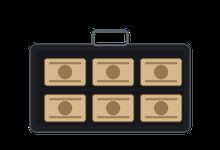
#> input picture moonhtml/examples/shop/art/case.png, 220 x 150 px
$ python -i render_png.py   (imports and definitions only)
#> lines starting #> are read from the running program, lines starting #| are printed output that depends on the picture
#!/usr/bin/env python3
"""Rasterise a moonhtml display list (JSON) into a PNG.

This mirrors what backends/mimgui.lua does with an ImDrawList, so the picture
is a faithful preview of what the game will show.

    python3 tools/render_png.py snapshot.json preview.png
"""
import json
import os
import sys
from PIL import Image, ImageDraw, ImageFont

FONTS = {
    ("default", "normal"): "/usr/share/fonts/truetype/dejavu/DejaVuSans.ttf",
    ("default", "bold"): "/usr/share/fonts/truetype/dejavu/DejaVuSans-Bold.ttf",
    ("mono", "normal"): "/usr/share/fonts/truetype/dejavu/DejaVuSansMono.ttf",
    ("mono", "bold"): "/usr/share/fonts/truetype/dejavu/DejaVuSansMono-Bold.ttf",
}
_font_cache = {}


# [23 lines left out: functions font_for, rgba, radius_of, not called in this run]


def mix(c1, c2, t):
    return [c1[i] + (c2[i] - c1[i]) * t for i in range(4)]


# [12 lines left out: function color_at, not called in this run]


def render(data, out_path, scale=2):
    W, H = int(data["width"]), int(data["height"])
    img = Image.new("RGBA", (W * scale, H * scale), (24, 26, 31, 255))
    clip_stack = []

    # [17 lines left out: functions current_clip, composite, not called in this run]

    def new_layer():
        return Image.new("RGBA", img.size, (0, 0, 0, 0))

    for cmd in data["commands"]:
        op = cmd["op"]
        alpha = cmd.get("alpha", 1.0)

        if op == "clip":
            clip_stack.append((cmd["x"], cmd["y"], cmd["x"] + cmd["w"], cmd["y"] + cmd["h"]))
        elif op == "unclip":
            if clip_stack:
                clip_stack.pop()
        elif op == "rect":
            layer = new_layer()
            d = ImageDraw.Draw(layer)
            x, y, w, h = cmd["x"], cmd["y"], cmd["w"], cmd["h"]
            box = [x * scale, y * scale, (x + w) * scale, (y + h) * scale]
            r = radius_of(cmd) * scale
            if r > 0.5:
                d.rounded_rectangle(box, radius=min(r, min(w, h) * scale / 2),
                                    fill=rgba(cmd["color"], alpha))
            else:
                d.rectangle(box, fill=rgba(cmd["color"], alpha))
            composite(layer)
        elif op == "gradient":
            layer = new_layer()
            d = ImageDraw.Draw(layer)
            x, y, w, h = cmd["x"], cmd["y"], cmd["w"], cmd["h"]
            angle = cmd.get("angle", 180) % 360
            horizontal = (45 <= angle < 135) or (225 <= angle < 315)
            flip = (angle < 45 or angle >= 315) or (225 <= angle < 315)
            stops = cmd["stops"]
            bands = 48
            r = radius_of(cmd) * scale
            base = Image.new("RGBA", img.size, (0, 0, 0, 0))
            bd = ImageDraw.Draw(base)
            for i in range(bands):
                t0, t1 = i / bands, (i + 1) / bands
                col = rgba(color_at(stops, (t0 + t1) / 2, flip), alpha)
                if horizontal:
                    bd.rectangle([(x + w * t0) * scale, y * scale,
                                  (x + w * t1) * scale + 1, (y + h) * scale], fill=col)
                else:
                    bd.rectangle([x * scale, (y + h * t0) * scale,
                                  (x + w) * scale, (y + h * t1) * scale + 1], fill=col)
            if r > 0.5:
                mask = Image.new("L", img.size, 0)
                ImageDraw.Draw(mask).rounded_rectangle(
                    [x * scale, y * scale, (x + w) * scale, (y + h) * scale],
                    radius=min(r, min(w, h) * scale / 2), fill=255)
                base.putalpha(Image.composite(base.getchannel("A"), mask, mask))
            layer.alpha_composite(base)
            composite(layer)
        elif op == "border":
            layer = new_layer()
            d = ImageDraw.Draw(layer)
            x, y, w, h = cmd["x"], cmd["y"], cmd["w"], cmd["h"]
            widths = cmd["widths"]
            colors = cmd["colors"]
            r = radius_of(cmd) * scale
            uniform = len(set(widths)) == 1 and all(
                colors[0] == c for c in colors)
            if uniform and widths[0] > 0:
                inset = widths[0] * scale / 2
                box = [x * scale + inset, y * scale + inset,
                       (x + w) * scale - inset, (y + h) * scale - inset]
                if r > 0.5:
                    d.rounded_rectangle(box, radius=min(r, min(w, h) * scale / 2),
                                        outline=rgba(colors[0], alpha),
                                        width=max(1, round(widths[0] * scale)))
                else:
                    d.rectangle(box, outline=rgba(colors[0], alpha),
                                width=max(1, round(widths[0] * scale)))
            else:
                if widths[0] > 0:
                    d.rectangle([x * scale, y * scale, (x + w) * scale,
                                 (y + widths[0]) * scale], fill=rgba(colors[0], alpha))
                if widths[2] > 0:
                    d.rectangle([x * scale, (y + h - widths[2]) * scale,
                                 (x + w) * scale, (y + h) * scale], fill=rgba(colors[2], alpha))
                if widths[3] > 0:
                    d.rectangle([x * scale, y * scale, (x + widths[3]) * scale,
                                 (y + h) * scale], fill=rgba(colors[3], alpha))
                if widths[1] > 0:
                    d.rectangle([(x + w - widths[1]) * scale, y * scale,
                                 (x + w) * scale, (y + h) * scale], fill=rgba(colors[1], alpha))
            composite(layer)
        elif op == "text" or (op == "native" and cmd.get("text")):
            layer = new_layer()
            d = ImageDraw.Draw(layer)
            size = cmd.get("fontSize", 14) * scale
            font = font_for(cmd.get("fontFamily", "default"),
                            cmd.get("fontWeight", "normal"), size)
            y = cmd["y"] * scale
            if op == "native":
                y = (cmd["y"] + (cmd.get("h", size) - cmd.get("fontSize", 14)) / 2) * scale
            d.text((cmd["x"] * scale, y), cmd.get("text", ""),
                   font=font, fill=rgba(cmd["color"], alpha), anchor="la")
            composite(layer)
        elif op == "line":
            layer = new_layer()
            d = ImageDraw.Draw(layer)
            d.line([cmd["x1"] * scale, cmd["y1"] * scale,
                    cmd["x2"] * scale, cmd["y2"] * scale],
                   fill=rgba(cmd["color"], alpha),
                   width=max(1, round(cmd.get("thickness", 1) * scale)))
            composite(layer)
        elif op == "circle":
            layer = new_layer()
            d = ImageDraw.Draw(layer)
            cx, cy, r = cmd["cx"] * scale, cmd["cy"] * scale, cmd["r"] * scale
            box = [cx - r, cy - r, cx + r, cy + r]
            if cmd.get("filled", True):
                d.ellipse(box, fill=rgba(cmd["color"], alpha))
            else:
                d.ellipse(box, outline=rgba(cmd["color"], alpha))
            composite(layer)
        elif op == "triangle":
            layer = new_layer()
            d = ImageDraw.Draw(layer)
            p = [v * scale for v in cmd["points"]]
            d.polygon([(p[0], p[1]), (p[2], p[3]), (p[4], p[5])],
                      fill=rgba(cmd["color"], alpha))
            composite(layer)
        elif op == "image":
            layer = new_layer()
            src = cmd.get("src", "")
            path = os.path.join(data.get("basePath", ""), src) if src else ""
            box = [int(cmd["x"] * scale), int(cmd["y"] * scale),
                   int((cmd["x"] + cmd["w"]) * scale),
                   int((cmd["y"] + cmd["h"]) * scale)]
            if src and os.path.isfile(path):
                art = Image.open(path).convert("RGBA")
                art = art.resize((max(1, box[2] - box[0]), max(1, box[3] - box[1])),
                                 Image.LANCZOS)
                if alpha < 1:
                    art.putalpha(art.getchannel("A").point(
                        lambda v: int(v * alpha)))
                layer.alpha_composite(art, (box[0], box[1]))
            else:
                ImageDraw.Draw(layer).rectangle(box, fill=(90, 90, 90, int(90 * alpha)))
            composite(layer)

    img.convert("RGB").save(out_path)
    print("wrote", out_path, img.size)


# [5 lines not run here, left out]

>>> import cv2
>>> picture = cv2.imread('../examples/shop/art/case.png', cv2.IMREAD_GRAYSCALE)
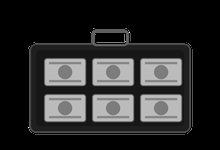
#> picture: shape (150, 220); min 0, max 255, mean 43.7
>>> result = render(picture, 'out.png')
#> (the run stopped early here; a loop or call above may not have finished)

$ run again, on moonhtml/examples/shop/art/deal.png
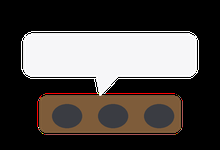
#> input picture moonhtml/examples/shop/art/deal.png, 220 x 150 px
#> `picture = cv2.imread('../examples/shop/art/case.png', cv2.IMREAD_GRAYS..`:
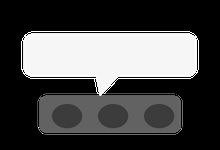
#> picture: shape (150, 220); min 0, max 255, mean 76.5

$ run again, on moonhtml/examples/shop/art/money.png
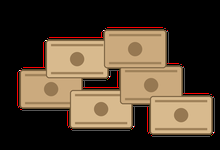
#> input picture moonhtml/examples/shop/art/money.png, 220 x 150 px
#> `picture = cv2.imread('../examples/shop/art/case.png', cv2.IMREAD_GRAYS..`:
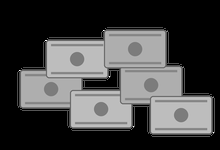
#> picture: shape (150, 220); min 0, max 255, mean 69.6
